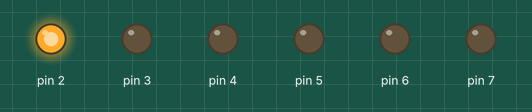
Simulated run of this sketch. Board: Arduino Uno, built with avr-gcc and run on an emulated ATmega328P. Shown: output pins drawn as LEDs (lit = HIGH).

Above: at 0.6 s.
At 1.9 s:
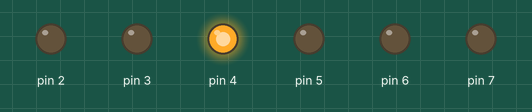
At 3.9 s:
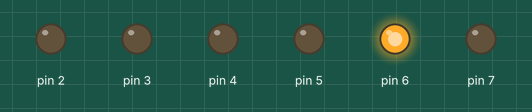
Timing chart, 0 to 10.1 s (numbered marks = the images above):
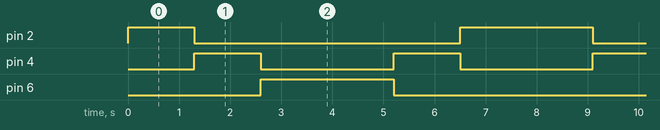

The sketch:

Projekt_05-Rullande_Lysdioder-ovn1.ino
```cpp
/************************************************
*  Projekt 5 - Rullande dioder - övn 1
 ***********************************************/

int timer = 1300;

void setup() {
  for (int pin = 2; pin < 8; pin++) {
    pinMode(pin, OUTPUT);
  }
}

void loop() {
  for (int pin = 2; pin < 8; pin+=2) {
    digitalWrite(pin, HIGH);
    delay(timer);
    digitalWrite(pin, LOW);
  }

  for (int pin = 6; pin >= 2; pin-=2) {
    digitalWrite(pin, HIGH);
    delay(timer);
    digitalWrite(pin, LOW);
  }
}
```

Measured:
- by itself, pin 2: repeats every 7.8 s: LOW 5.2 s, HIGH 2.6 s
- by itself, pin 4: alternates HIGH for 1.3 s and LOW for 2.6 s
- by itself, pin 6: alternates HIGH for 2.6 s and LOW for 5.2 s
